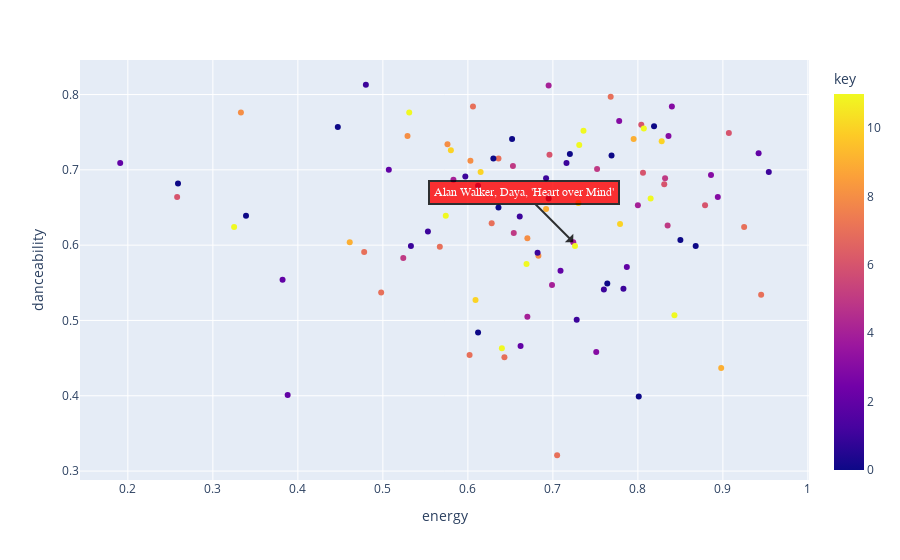

The notebook cell saved with this chart:
### Code cell
hover_columns = ['name', 'artist', 'added_at', 'tempo', 'valence']
fig = px.scatter(most_recently_added, x="energy", y='danceability', color='key', color_discrete_sequence=px.colors.qualitative.Bold, hover_data=hover_columns)

# Find the index of the song "Shape of You" in the most_recently_added dataframe
song_index = most_recently_added[most_recently_added['name'] == 'Heart over Mind'].index[0]

# Get the x and y coordinates of the point corresponding to the song
x_coord = most_recently_added.loc[song_index, 'energy']
y_coord = most_recently_added.loc[song_index, 'danceability']

# Create the arrow and text annotation
fig.add_annotation(
    x=x_coord,
    y=y_coord,
    ax=x_coord-50,
    ay=y_coord-50,
    text="Alan Walker, Daya, 'Heart over Mind'",
    arrowhead=1,
    showarrow=True,
    font=dict(
        family="Courier New, monospace",
        size=12,
        color="#ffffff"
    ),
    align="center",
    arrowcolor="black",
    arrowwidth=2,
    arrowsize=1,
    bordercolor="black",
    borderwidth=2,
    borderpad=4,
    bgcolor="red",
    opacity=0.8
)

# Show the plot
fig.show()

### Figure 1 — Plotly figure (JSON) as saved in the notebook; plotly's stock layout.template omitted (floating-point values rounded to 4 significant figures; data arrays with more than 128 entries replaced by an {"elided": "..."} marker saying what was removed)
{"data": [{"customdata": {"elided": "100x5 mixed values"}, "hovertemplate": "energy=%{x}<br>danceability=%{y}<br>name=%{customdata[0]}<br>artist=%{customdata[1]}<br>added_at=%{customdata[2]}<br>tempo=%{customdata[3]}<br>valence=%{customdata[4]}<br>key=%{marker.color}<extra></extra>", "legendgroup": "", "marker": {"color": [5, 1, 8, 0, 0, 3, 1, 11, 4, 1, 1, 7, 9, 0, 10, 4, 7, 1, 8, 4, 4, 0, 1, 11, 0, 3, 0, 7, 2, 10, 10, 0, 11, 4, 6, 4, 1, 7, 8, 8, 3, 2, 0, 11, 5, 5, 2, 7, 5, 11, 3, 6, 1, 6, 7, 9, 1, 11, 11, 2, 7, 7, 1, 11, 0, 1, 7, 2, 8, 7, 0, 2, 0, 3, 1, 10, 11, 0, 0, 10, 7, 1, 10, 2, 5, 6, 9, 8, 7, 11, 6, 3, 11, 6, 9, 5, 6, 2, 0, 0], "coloraxis": "coloraxis", "symbol": "circle"}, "mode": "markers", "name": "", "orientation": "v", "showlegend": false, "type": "scatter", "x": [0.832, 0.716, 0.333, 0.339, 0.819, 0.836, 0.48, 0.669, 0.67, 0.533, 0.553, 0.478, 0.692, 0.85, 0.779, 0.724, 0.606, 0.728, 0.576, 0.583, 0.8, 0.612, 0.612, 0.726, 0.447, 0.84, 0.801, 0.768, 0.507, 0.73, 0.609, 0.695, 0.731, 0.699, 0.831, 0.695, 0.954, 0.705, 0.683, 0.529, 0.778, 0.388, 0.764, 0.574, 0.835, 0.654, 0.787, 0.602, 0.524, 0.736, 0.894, 0.879, 0.783, 0.806, 0.628, 0.461, 0.682, 0.815, 0.64, 0.709, 0.925, 0.643, 0.597, 0.843, 0.652, 0.76, 0.636, 0.191, 0.67, 0.498, 0.63, 0.382, 0.259, 0.886, 0.692, 0.828, 0.531, 0.72, 0.868, 0.58, 0.945, 0.661, 0.615, 0.942, 0.653, 0.804, 0.795, 0.603, 0.567, 0.807, 0.258, 0.751, 0.325, 0.907, 0.898, 0.752, 0.696, 0.662, 0.636, 0.769], "xaxis": "x", "y": [0.689, 0.709, 0.776, 0.639, 0.758, 0.745, 0.813, 0.575, 0.505, 0.599, 0.618, 0.591, 0.648, 0.607, 0.628, 0.604, 0.784, 0.501, 0.734, 0.687, 0.653, 0.484, 0.679, 0.599, 0.757, 0.784, 0.399, 0.797, 0.7, 0.656, 0.527, 0.662, 0.733, 0.547, 0.681, 0.812, 0.697, 0.321, 0.586, 0.745, 0.765, 0.401, 0.549, 0.639, 0.626, 0.616, 0.571, 0.454, 0.583, 0.752, 0.664, 0.653, 0.542, 0.696, 0.629, 0.604, 0.59, 0.662, 0.463, 0.566, 0.624, 0.451, 0.691, 0.507, 0.741, 0.541, 0.715, 0.709, 0.609, 0.537, 0.715, 0.554, 0.682, 0.693, 0.689, 0.738, 0.776, 0.721, 0.599, 0.726, 0.534, 0.638, 0.697, 0.722, 0.705, 0.76, 0.741, 0.712, 0.598, 0.755, 0.664, 0.458, 0.624, 0.749, 0.437, 0.701, 0.72, 0.466, 0.65, 0.719], "yaxis": "y"}], "layout": {"annotations": [{"align": "center", "arrowcolor": "black", "arrowhead": 1, "arrowsize": 1, "arrowwidth": 2, "ax": -49.28, "ay": -49.4, "bgcolor": "red", "bordercolor": "black", "borderpad": 4, "borderwidth": 2, "font": {"color": "#ffffff", "family": "Courier New, monospace", "size": 12}, "opacity": 0.8, "showarrow": true, "text": "Alan Walker, Daya, 'Heart over Mind'", "x": 0.724, "y": 0.604}], "coloraxis": {"colorbar": {"title": {"text": "key"}}, "colorscale": [[0, "#0d0887"], [0.1111, "#46039f"], [0.2222, "#7201a8"], [0.3333, "#9c179e"], [0.4444, "#bd3786"], [0.5556, "#d8576b"], [0.6667, "#ed7953"], [0.7778, "#fb9f3a"], [0.8889, "#fdca26"], [1, "#f0f921"]]}, "legend": {"tracegroupgap": 0}, "margin": {"t": 60}, "xaxis": {"anchor": "y", "domain": [0, 1], "title": {"text": "energy"}}, "yaxis": {"anchor": "x", "domain": [0, 1], "title": {"text": "danceability"}}}}
